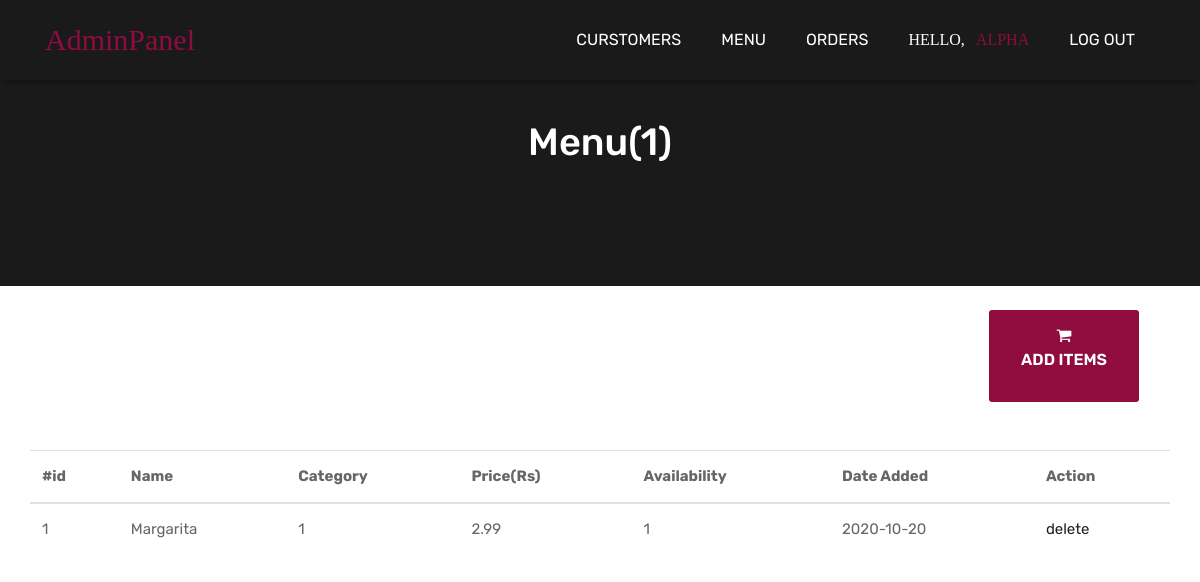
Before: /admin/menu.php (signed in) with the older database file.
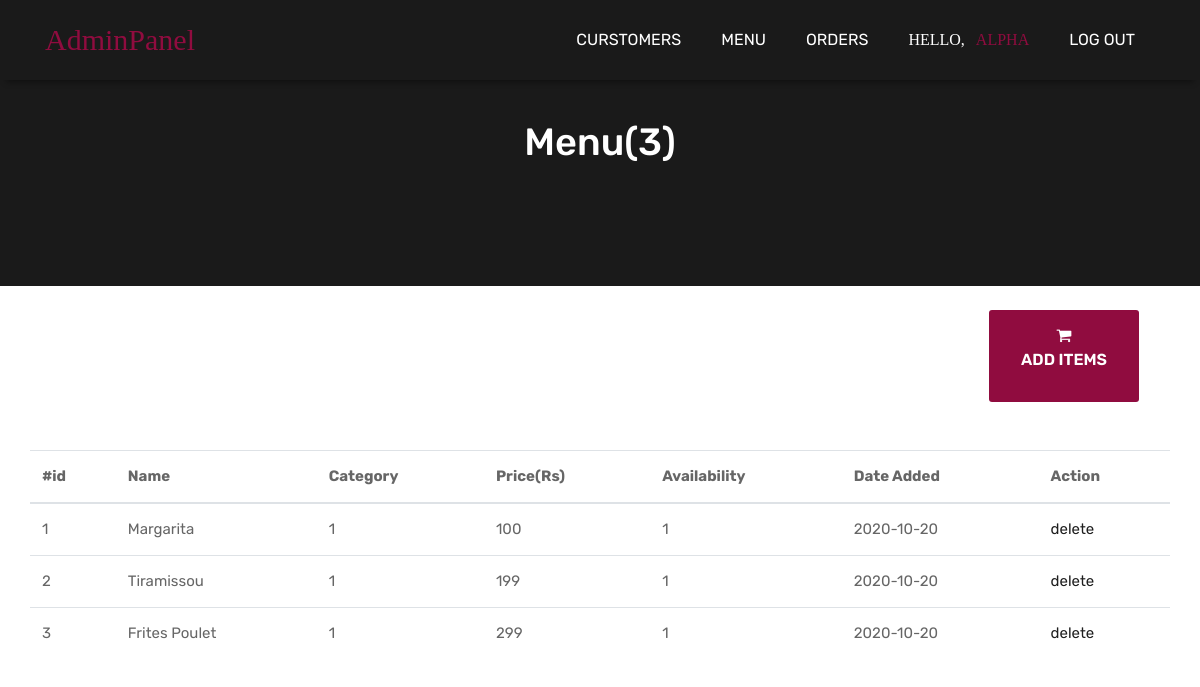
After: the same page with the newer database file.
### tables this page shows
CREATE TABLE IF NOT EXISTS `dishes` (
  `dishId` int(11) NOT NULL AUTO_INCREMENT PRIMARY KEY,
  `dishName` varchar(64) NOT NULL,
  `dishDescription` varchar(64) NOT NULL,
  `dishImage` varchar(64) NOT NULL,
  `dishPrice` varchar(64) NOT NULL,
  `dishCategory` int(11) NOT NULL,
  `dishDateAdded` date NOT NULL,
  `dishAvailability` boolean NOT NULL,
   
   
  FOREIGN KEY(dishCategory) REFERENCES categories(catId) ON DELETE CASCADE
);

### classes/dishes.class.php (called while the page is built, shortened)
<?php
  class Dishes
  {
    private $db;
    public function __construct ($conn) {
        $this->db = $conn;
    }
    public function fetchAllDishes() {
      $arrayResult = array();
      $stmt = "SELECT * FROM dishes;";
      $result = mysqli_query($this->db,$stmt);
      while ($row = mysqli_fetch_assoc($result)) {
        $arrayResult[] = $row;
      }
      return $arrayResult;
    }
  }
 ?>

### admin/menu.php (the view, shortened to what this page needs)
<?php
  require_once('../includes/dbh.inc.php');
  require_once('../classes/dishes.class.php');
  $dishes = new Dishes($conn);
  $listMenuItems = $dishes->fetchAllDishes();
 ?>
<!DOCTYPE html>
<html lang="en">
<head>
	<link rel="stylesheet" href="../css/bootstrap.min.css">
	<link rel="stylesheet" href="../css/style.css">
	<link rel="stylesheet" href="../css/responsive.css">
	<link rel="stylesheet" href="../css/custom.css">
</head>
<body>
  <?php include 'includes/header.inc.php' ?>
  <div class="all-page-title page-breadcrumb" style="background: grey; padding:120px;">
		<div class="container text-center">
			<div class="row">
				<div class="col-lg-12">
					<h1>Menu(<?php echo count($listMenuItems); ?>)</h1>
				</div>
			</div>
		</div>
	</div>
  <div class="container form-group mt-4 mb-5">
    <div class="remember-checkbox d-flex align-items-center justify-content-between">
      <a class="btn-cart btn btn-primary btn-animated mx-3" data-toggle="modal" href="#exampleModalCenter" style="background-color:#900C3F;color: white;" name="addcart">
        <i class="fa fa-shopping-cart"></i>
        <p>Add Items</p>
      </a>
    </div>
  </div>
  <section>
    <div class="container">
      <div class="row">
          <div class="table-responsive">
            <table class="table cart-table">
              <thead>
                <tr>
                  <th scope="col">#id</th>
                  <th scope="col">Name</th>
                  <th scope="col">Category</th>
                  <th scope="col">Price(Rs)</th>
                  <th scope="col">Availability</th>
                  <th scope="col">Date Added</th>
                  <th scope="col">Action</th>
                </tr>
              </thead>
              <tbody>
                <?php
                  for($i = 0; $i < count($listMenuItems); $i++) {
                    $id = $listMenuItems[$i]["dishId"];
                    $dishName = $listMenuItems[$i]["dishName"];
                    $dishCategory = $listMenuItems[$i]["dishCategory"];
                    $dishPrice = $listMenuItems[$i]["dishPrice"];
                    $dishAvailable = $listMenuItems[$i]["dishAvailability"];
                    $dateAdded = $listMenuItems[$i]["dishDateAdded"];
                    echo '
                      <tr>
                        <td>'.$id.'</td>
                        <td>'.$dishName.'</td>
                        <td>'.$dishCategory.'</td>
                        <td>'.$dishPrice.'</td>
                        <td>'.$dishAvailable.'</td>
                        <td>'.$dateAdded.'</td>
                        <td><a href="includes/deleteItems.inc.php?id='.$id.'">delete</a></td>
                      </tr>
                    ';
                  }
                 ?>
              </tbody>
            </table>
          </div>
      </div>
    </div>
  </section>
</body>
</html>

### admin/includes/header.inc.php (shortened to what this page needs)
<header id="pb-navbar" class="top-navbar">
  <nav  class="navbar navbar-expand-lg navbar-light ">
    <div class="container">
      <a class="navbar-brand">
        <span class="img-fluid" style="padding-right:20px">
                  <a1><span style="font-family: snellroundhandw01-scrip,cursive;color: #900C3F;font-size: 30px;">AdminPanel</span></a>
      <div class="collapse navbar-collapse" id="navbars-rs-food">
        <ul class="navbar-nav ml-auto">
          <li class="nav-item"><a class="nav-link" style="color:white;" href="admin.php">Curstomers</a></li>
          <li class="nav-item"><a class="nav-link" style="color:white;"  href="menu.php">Menu</a></li>
          <li class="nav-item"><a class="nav-link" style="color:white;"  href="orders.php">Orders</a></li>
          <?php
            echo '
            <li class="nav-link">
              <span style="font-family: snellroundhandw01-scrip,cursive;color: white;">Hello,</span>
              &nbsp;<span style="font-family: snellroundhandw01-scrip,cursive;color: #900C3F;"> '.$_SESSION['adminName'].'
              </span>
            </li>
            ';
           ?>
          <li class="nav-item"><a class="nav-link" style="color:white;"   href='includes/logout.inc.php?logout'>Log out</a></li>
        </ul>
      </div>
    </div>
  </nav>
</header>

### css/style.css (style rules this page uses)
body { color: #666666; font-size: 15px; font-family: 'Rubik', sans-serif; line-height: 1.80857; }
a { color: #1f1f1f; text-decoration: none !important; outline: none !important; -webkit-transition: all .3s ease-in-out; -moz-transition: all .3s ease-in-out; -ms-transition: all .3s ease-in-out; -o-transition: all .3s ease-in-out; transition: all .3s ease-in-out; }
h1, h2, h3, h4, h5, h6 { letter-spacing: 0; font-weight: normal; position: relative; padding: 0 0 10px 0; font-weight: normal; line-height: 120% !important; color: #1f1f1f; margin: 0 }
h1 { font-size: 24px }
a { color: #1f1f1f; text-decoration: none; outline: none; }
a, .btn { text-decoration: none !important; outline: none !important; -webkit-transition: all .3s ease-in-out; -moz-transition: all .3s ease-in-out; -ms-transition: all .3s ease-in-out; -o-transition: all .3s ease-in-out; transition: all .3s ease-in-out; }
ul, li, ol { list-style: none; margin: 0px; padding: 0px; }
.top-navbar { position: relative; z-index: 10; }
.top-navbar .navbar { padding: 8px 0px; position: fixed; width: 100%; transition: height .3s ease-out, background .3s ease-out, box-shadow .3s ease-out; -webkit-transform: translate3d(0, 0, 0); transform: translate3d(0, 0, 0); -webkit-box-shadow: 0 8px 6px -6px rgba(0, 0, 0, 0.4); box-shadow: 0 8px 6px -6px rgba(0, 0, 0, 0.4); z-index: 100; }
.top-navbar .navbar-light .navbar-nav .nav-link { color: #010101; font-size: 16px; padding: 10px 20px; border-radius: 4px; text-transform: uppercase; }
.btn { text-transform: uppercase; padding: 19px 36px; }
.btn { display: inline-block; font-weight: 600; text-align: center; white-space: nowrap; vertical-align: middle; -webkit-user-select: none; -moz-user-select: none; -ms-user-select: none; user-select: none; border: 2px solid transparent; padding: 12px 30px; font-size: 16px; line-height: 1.5; border-radius: .1875rem; transition: color .15s ease-in-out, background-color .15s ease-in-out, border-color .15s ease-in-out, box-shadow .15s ease-in-out; }
.page-breadcrumb { padding: 250px 0 150px; background: url(../images/all-bg.jpg) no-repeat; background-attachment: fixed; background-size: cover; background-position: 0 0; position: relative; }
.all-page-title .container { position: relative; z-index: 2; }
.all-page-title::before { background: #010101; content: ""; height: 100%; left: 0; position: absolute; top: 0; width: 100%; z-index: 1; opacity: 0.8; }
.all-page-title h1 { font-size: 38px; color: #ffffff; font-family: 'Rubik', sans-serif; padding: 0px; font-weight: 500; }

Changed rows visible on the page:
changed dishes "Margarita": dishPrice "2.99" → "100"
added dishes: dishId "2", dishName "Tiramissou", dishCategory "1", dishPrice "199", dishAvailability "1", dishDateAdded "2020-10-20"
added dishes: dishId "3", dishName "Frites Poulet", dishCategory "1", dishPrice "299", dishAvailability "1", dishDateAdded "2020-10-20"
Other visible differences:
count($listMenuItems): "1" → "3"
